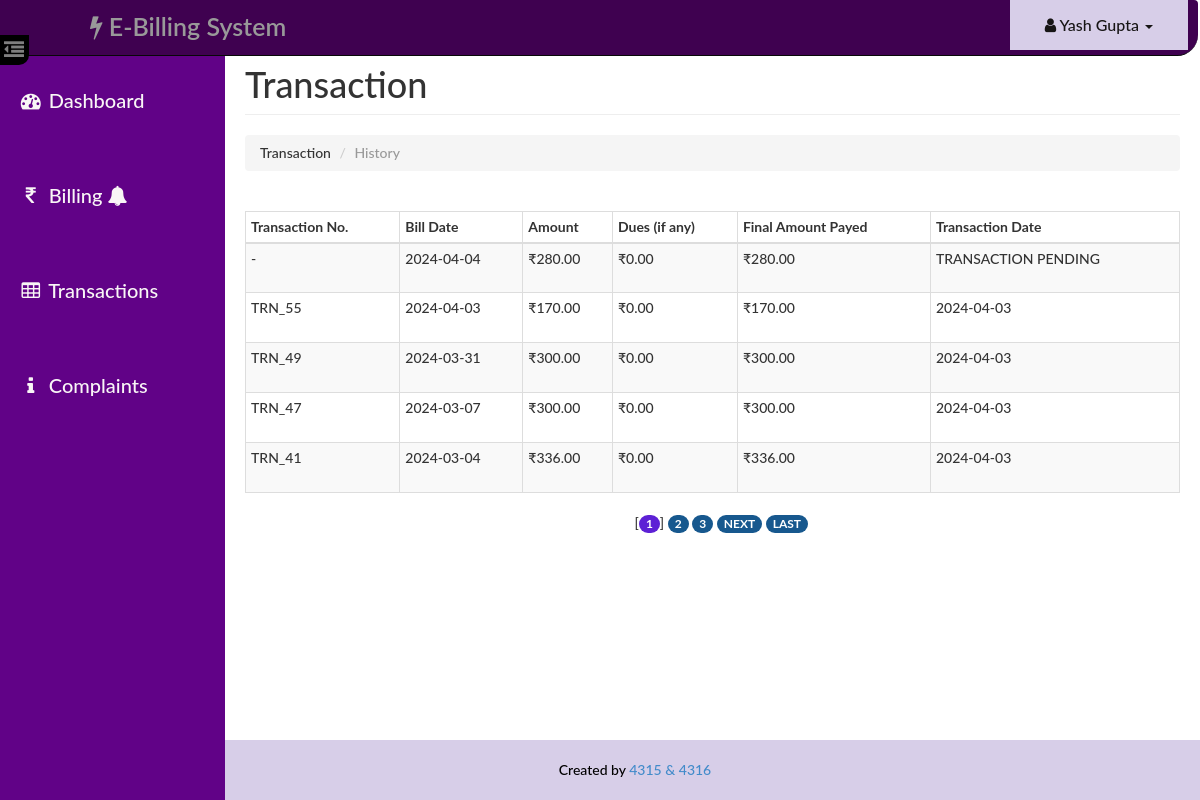
/user/transaction.php (signed in), run on the app's committed database.
### tables this page shows
CREATE TABLE `transaction` (
  `id` int(14) NOT NULL,
  `bid` int(14) NOT NULL,
  `payable` decimal(10,2) NOT NULL,
  `pdate` date DEFAULT NULL,
  `status` varchar(10) NOT NULL
);

CREATE TABLE `bill` (
  `id` int(14) NOT NULL,
  `aid` int(14) NOT NULL,
  `uid` int(14) NOT NULL,
  `units` int(10) NOT NULL,
  `amount` decimal(10,2) NOT NULL,
  `status` varchar(10) NOT NULL,
  `bdate` date NOT NULL,
  `ddate` date NOT NULL
);

### user/paging1.php (called while the page is built, shortened)
<?php
    $rowsperpage = 5;
    if (isset($_GET['currentpage']) && is_numeric($_GET['currentpage'])) {
       $currentpage = (int) $_GET['currentpage'];
    } else {
       $currentpage = 1;
    }
    $offset = ($currentpage - 1) * $rowsperpage;
 ?>

### Includes/user.php (called while the page is built, shortened)
<?php
    function retrieve_transaction_history($id,$offset, $rowsperpage) {
        global $con;
        $query  = "SELECT transaction.id AS id , bill.bdate AS bdate, transaction.pdate AS pdate, transaction.payable AS payable, ";
        $query .= " bill.amount AS amount ,transaction.payable-bill.amount AS dues ";
        $query .= "FROM bill , transaction ";
        $query .= "WHERE transaction.bid=bill.id AND bill.uid={$id} ";
        $query .= "ORDER BY bill.ddate desc ";
        $query .= "LIMIT {$offset}, {$rowsperpage} ";
        $result = mysqli_query($con,$query);
        return $result;
    }
 ?>

### user/transaction.php (the view, shortened to what this page needs)
<?php
    require_once('head_html.php');
    require_once('../Includes/session.php');
    require_once('../Includes/user.php');
?>
<body>
    <div id="wrapper">
       <?php
            require_once("nav.php");
            require_once("sidebar.php");
        ?>
        <div id="page-content-wrapper">
            <div class="container-fluid">
                <div class="row">
                    <div class="col-lg-12">
                        <h1 class="page-header">
                            Transaction
                        </h1>
                        <ol class="breadcrumb">
                          <li>Transaction</li>
                          <li class="active">History</li>
                        </ol>
                        <div class="table-responsive">
                            <table class="table table-hover table-striped table-bordered table-condensed">
                                <thead>
                                    <tr>
                                        <th>Transaction No.</th>
                                        <th>Bill Date</th>
                                        <th>Amount</th>
                                        <th>Dues (if any)</th>
                                        <th>Final Amount Payed</th>
                                        <th>Transaction Date</th>
                                    </tr>
                                </thead>
                                <tbody>
                                    <?php
                                    include("paging1.php");
                                    $result = retrieve_transaction_history($_SESSION['uid'],$offset, $rowsperpage);
                                    while($row = mysqli_fetch_assoc($result)){
                                    ?>
                                        <tr>
                                            <td>
                                                <?php
                                                    if($row['pdate']!=NULL) echo 'TRN_'.$row['id'] ;
                                                    else echo "-";
                                                 ?>
                                            </td>
                                            <td height="50"><?php echo $row['bdate'] ?></td>
                                            <td><?php echo '₹'.$row['amount'] ?></td>
                                            <td><?php echo '₹'.$row['dues'] ?></td>
                                            <td><?php echo '₹'.$row['payable'] ?></td>
                                            <td>
                                                <?php
                                                    if($row['pdate']!=NULL) echo $row['pdate'];
                                                    else echo "TRANSACTION PENDING";
                                                ?>
                                            </td>
                                        </tr>
                                    <?php } ?>
                                </tbody>
                            </table>
                            <?php include("paging2.php");  ?>
                        </div>
                    </div>
                </div>
            </div>
        </div>
    </div>
    <?php
    require_once("footer.php");
    ?>
</body>
</html>

### assets/css/dash_user.css (style rules this page uses)
body, html { width: 100%; height: 100%; }
body, h1, h2, h3, h4, h5, h6 { font-family: "Lato","Helvetica Neue",Helvetica,Arial,sans-serif; font-weight: 500; }
#wrapper { padding-left: 10px; padding-top: 5px; -webkit-transition: all 0.5s ease; -moz-transition: all 0.5s ease; -o-transition: all 0.5s ease; transition: all 0.5s ease; }
#page-content-wrapper { width: 100%; padding: 15px; min-height:580px; }
@media (min-width:768px) { #wrapper { padding-left: 225px; } }
@media (min-width:768px) { #page-content-wrapper { padding: 20px; } }
.table-responsive { padding-top: 20px; padding-bottom: 20px; }

### data on the page
transaction: bid.bdate "2024-04-04", bid.amount "280.00", dues "0.00", payable "280.00", shows "TRANSACTION PENDING"
transaction: id "55", bid.bdate "2024-04-03", bid.amount "170.00", dues "0.00", payable "170.00", pdate "2024-04-03"
transaction: id "49", bid.bdate "2024-03-31", bid.amount "300.00", dues "0.00", payable "300.00", pdate "2024-04-03"
transaction: id "47", bid.bdate "2024-03-07", bid.amount "300.00", dues "0.00", payable "300.00", pdate "2024-04-03"
transaction: id "41", bid.bdate "2024-03-04", bid.amount "336.00", dues "0.00", payable "336.00", pdate "2024-04-03"

### other printed values
$user "Yash Gupta"
